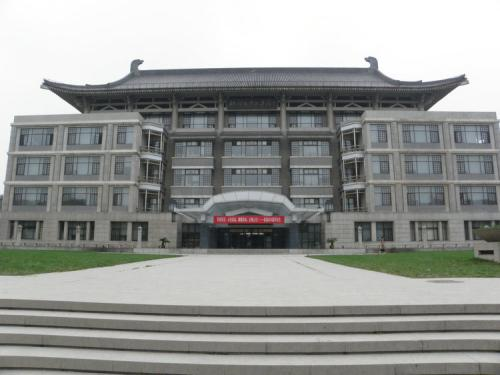
#> input picture opencv/photo/bdlibrary2.jpg, 500 x 375 px
$ python sift.py
#> lines starting #> are read from the running program, lines starting #| are printed output that depends on the picture
import cv2
import numpy as np

inputImgfile = 'photo/bdlibrary2.jpg'
outputImgfile = 'photo/bdlibrary_sift2.jpg'
outputfeature = 'photo/bdlibrary_sift2.txt'

# feature number
featureSum = 0
img = cv2.imread(inputImgfile,1)
#> img is the input picture: shape (375, 500, 3); mean B, G, R 150.2, 153, 151
cv2.imshow("library", img)

gray = cv2.cvtColor(img, cv2.COLOR_RGB2GRAY)
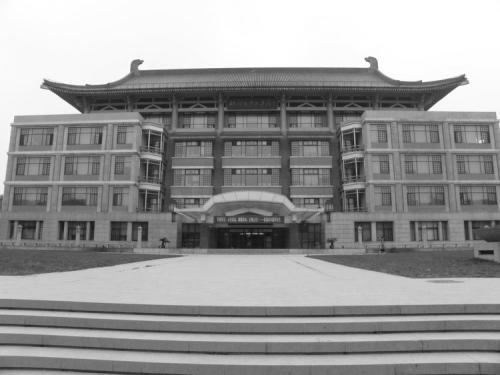
#> gray: shape (375, 500); min 12, max 255, mean 151.8
detector = cv2.xfeatures2d.SIFT_create()
# key point
kps, des = detector.detectAndCompute(gray, None)
#> kps = 1339 keypoints; strongest (x, y, size): (461, 80, 7.7), (47, 84, 7), (423, 95, 20.5), (141, 67, 4)
# drawing key points
img = cv2.drawKeypoints(gray, kps, img)
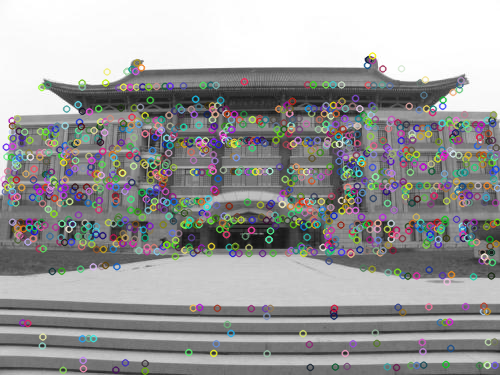
#> img: shape (375, 500, 3); mean B, G, R 154.1, 154.2, 154.4
cv2.imwrite(outputImgfile, img)
# save key point

np.savetxt(outputfeature, des, fmt='%.2f')
featureSum += len(kps)
#> featureSum = 1339
cv2.imshow('result', img)

print('kps:' + str(featureSum))
#| kps:1339

while 1:
    key = cv2.waitKey(1)
#> (key Esc is pressed here)
    if key > 0:
        break
cv2.destroyAllWindows()

$ run again, with opencv/photo/bdlibrary.jpg copied over opencv/photo/bdlibrary2.jpg
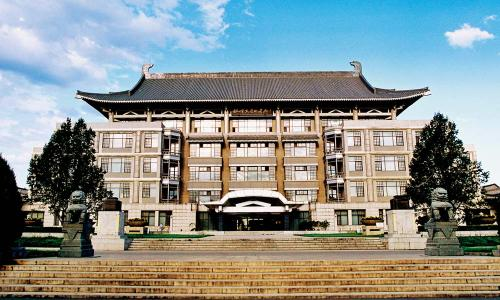
#> input picture opencv/photo/bdlibrary.jpg, 500 x 300 px
#> img is the input picture: shape (300, 500, 3); mean B, G, R 142.1, 144.8, 137.7
#> `gray = cv2.cvtColor(img, cv2.COLOR_RGB2GRAY)`:
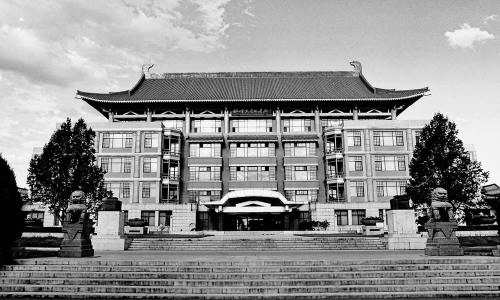
#> gray: shape (300, 500); min 0, max 255, mean 143.2
#> kps = 1374 keypoints; strongest (x, y, size): (238, 168, 3), (495, 223, 2.3), (275, 202, 6.3), (267, 168, 3.1)
#> `img = cv2.drawKeypoints(gray, kps, img)`:
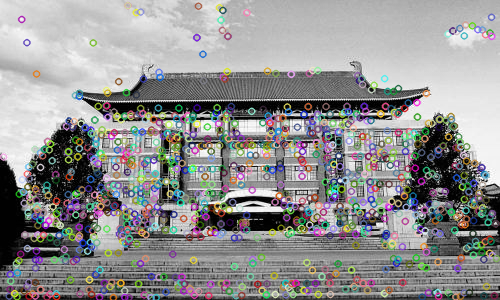
#> img: shape (300, 500, 3); mean B, G, R 144.6, 144.7, 144.9
#> featureSum = 1374
#| kps:1374
